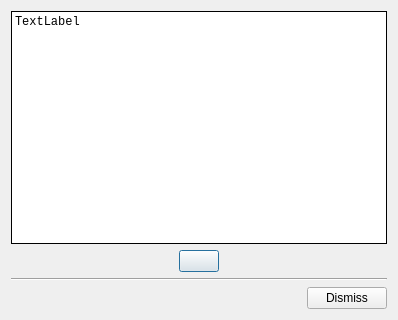
<?xml version="1.0" encoding="UTF-8"?>
<ui version="4.0">
 <class>MultiVariogramDialog</class>
 <widget class="QDialog" name="MultiVariogramDialog">
  <property name="geometry">
   <rect>
    <x>0</x>
    <y>0</y>
    <width>398</width>
    <height>320</height>
   </rect>
  </property>
  <property name="windowTitle">
   <string>Dialog</string>
  </property>
  <layout class="QVBoxLayout" name="verticalLayout">
   <item>
    <widget class="QLabel" name="lblCheckList">
     <property name="sizePolicy">
      <sizepolicy hsizetype="Preferred" vsizetype="Expanding">
       <horstretch>0</horstretch>
       <verstretch>0</verstretch>
      </sizepolicy>
     </property>
     <property name="font">
      <font>
       <family>Courier New</family>
      </font>
     </property>
     <property name="styleSheet">
      <string notr="true">background-color: rgb(255, 255, 255);</string>
     </property>
     <property name="frameShape">
      <enum>QFrame::Box</enum>
     </property>
     <property name="text">
      <string>TextLabel</string>
     </property>
     <property name="alignment">
      <set>Qt::AlignLeading|Qt::AlignLeft|Qt::AlignTop</set>
     </property>
    </widget>
   </item>
   <item>
    <layout class="QHBoxLayout" name="horizontalLayout_2">
     <item>
      <spacer name="horizontalSpacer_2">
       <property name="orientation">
        <enum>Qt::Horizontal</enum>
       </property>
       <property name="sizeHint" stdset="0">
        <size>
         <width>40</width>
         <height>20</height>
        </size>
       </property>
      </spacer>
     </item>
     <item>
      <widget class="QPushButton" name="btnGamParameters">
       <property name="toolTip">
        <string>Parameters for gam</string>
       </property>
       <property name="text">
        <string/>
       </property>
       <property name="icon">
        <iconset resource="../resources.qrc">
         <normaloff>:/icons32/setting32</normaloff>:/icons32/setting32</iconset>
       </property>
      </widget>
     </item>
     <item>
      <spacer name="horizontalSpacer_3">
       <property name="orientation">
        <enum>Qt::Horizontal</enum>
       </property>
       <property name="sizeHint" stdset="0">
        <size>
         <width>40</width>
         <height>20</height>
        </size>
       </property>
      </spacer>
     </item>
    </layout>
   </item>
   <item>
    <widget class="Line" name="line">
     <property name="orientation">
      <enum>Qt::Horizontal</enum>
     </property>
    </widget>
   </item>
   <item>
    <layout class="QHBoxLayout" name="horizontalLayout">
     <item>
      <spacer name="horizontalSpacer">
       <property name="orientation">
        <enum>Qt::Horizontal</enum>
       </property>
       <property name="sizeHint" stdset="0">
        <size>
         <width>40</width>
         <height>20</height>
        </size>
       </property>
      </spacer>
     </item>
     <item>
      <widget class="QPushButton" name="btnDismiss">
       <property name="text">
        <string>Dismiss</string>
       </property>
      </widget>
     </item>
    </layout>
   </item>
  </layout>
 </widget>
 <resources>
  <include location="../resources.qrc"/>
 </resources>
 <connections>
  <connection>
   <sender>btnDismiss</sender>
   <signal>clicked()</signal>
   <receiver>MultiVariogramDialog</receiver>
   <slot>reject()</slot>
   <hints>
    <hint type="sourcelabel">
     <x>338</x>
     <y>291</y>
    </hint>
    <hint type="destinationlabel">
     <x>263</x>
     <y>296</y>
    </hint>
   </hints>
  </connection>
  <connection>
   <sender>btnGamParameters</sender>
   <signal>clicked()</signal>
   <receiver>MultiVariogramDialog</receiver>
   <slot>onGam()</slot>
   <hints>
    <hint type="sourcelabel">
     <x>201</x>
     <y>262</y>
    </hint>
    <hint type="destinationlabel">
     <x>270</x>
     <y>263</y>
    </hint>
   </hints>
  </connection>
 </connections>
 <slots>
  <slot>onGam()</slot>
 </slots>
</ui>
